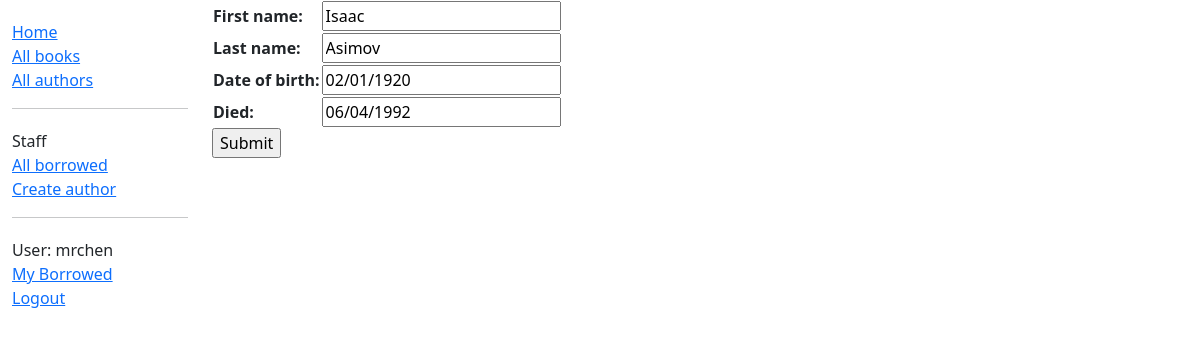
Screenshot of /catalog/author/4/update/ (signed in) with the database file from the repository.
### catalog/models.py (models this page shows, shortened)
class Author(models.Model):
    first_name = models.CharField(max_length=100)
    last_name = models.CharField(max_length=100)
    date_of_birth = models.DateField(null=True, blank=True)
    date_of_death = models.DateField('died', null=True, blank=True)
    class Meta:
        ordering = ['last_name', 'first_name']

### catalog/views.py (the view)
# urls.py: path('author/<int:pk>/update/', views.AuthorUpdate.as_view(), name='author-update'),
class AuthorUpdate(PermissionRequiredMixin, UpdateView):
    model = Author
    fields = '__all__'
    permission_required = 'catalog.change_author'

### catalog/templates/catalog/author_form.html (shortened to what this page needs)
{% extends "catalog/base_generic.html" %}
{% block content %}
    <form action="" method="post">
        <table>
            {{ form.as_table }}
        </table>
        <input type="submit" value="Submit"/>
    </form>
{% endblock %}

### catalog/templates/catalog/base_generic.html (shortened to what this page needs)
<!DOCTYPE html>
<html lang="en">
<head>
    <link href="https://cdn.jsdelivr.net/npm/bootstrap@5.3.2/dist/css/bootstrap.min.css"
          rel="stylesheet"
>
    {% load static %}
    <link rel="stylesheet" href="{% static 'css/styles.css' %}"/>
</head>
<body>
<div class="container-fluid">
    <div class="row">
        <div class="col-sm-2">
            {% block sidebar %}
                <ul class="sidebar-nav">
                    <li><a href="{% url 'index' %}">Home</a></li>
                    <li><a href="{% url 'books' %}">All books</a></li>
                    <li><a href="{% url 'authors' %}">All authors</a></li>
                </ul>
                {% if user.is_staff %}
                    <hr>
                    <ul class="sidebar-nav">
                        <li>Staff</li>
                        <li><a href="{% url 'all-borrowed' %}">All borrowed</a></li>
                        {% if perms.catalog.add_author %}
                            <li><a href="{% url 'author-create' %}">Create author</a></li>
                        {% endif %}
                    </ul>
                {% endif %}
                {% if user.is_authenticated %}
                    <hr>
                    <ul class="sidebar-nav">
                        <li>User: {{ user.get_username }}</li>
                        <li><a href="{% url 'my-borrowed' %}">My Borrowed</a></li>
                        <li><a href="{% url 'logout' %}?next={{ request.path }}">Logout</a></li>
                        {% else %}
                        <li><a href="{% url 'login' %}?next={{ request.path }}">Login</a></li>
                    </ul>
                {% endif %}
            {% endblock %}
        </div>
        <div class="col-sm-10 ">
            {% block content %}{% endblock %}
        </div>
    </div>
</div>
</body>
</html>

### catalog/static/css/styles.css (style rules this page uses)
.sidebar-nav { margin-top: 20px; padding: 0; list-style: none; }

### rows the page displays
Author: first_name "Isaac", last_name "Asimov", date_of_birth "02/01/1920", date_of_death "06/04/1992"

### other values shown
{{ user.get_username }} "mrchen"
